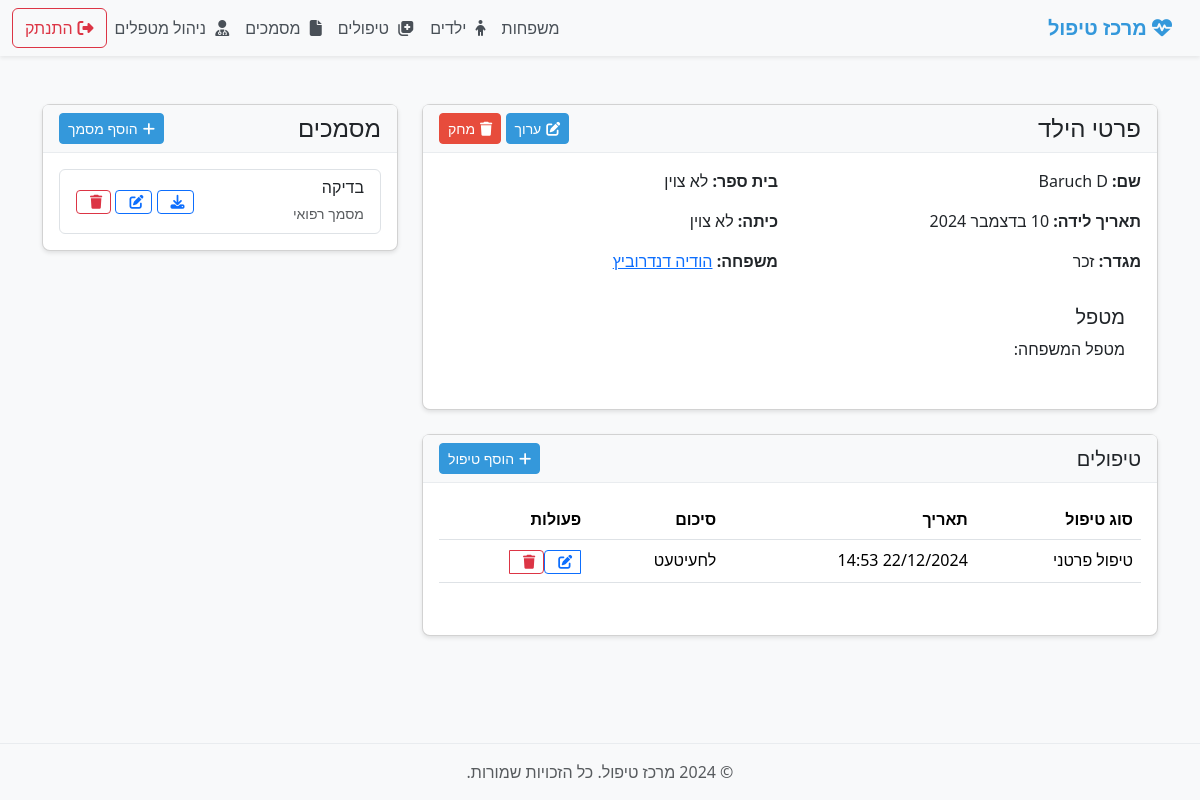
The app's page /child/1/ (signed in), older data.
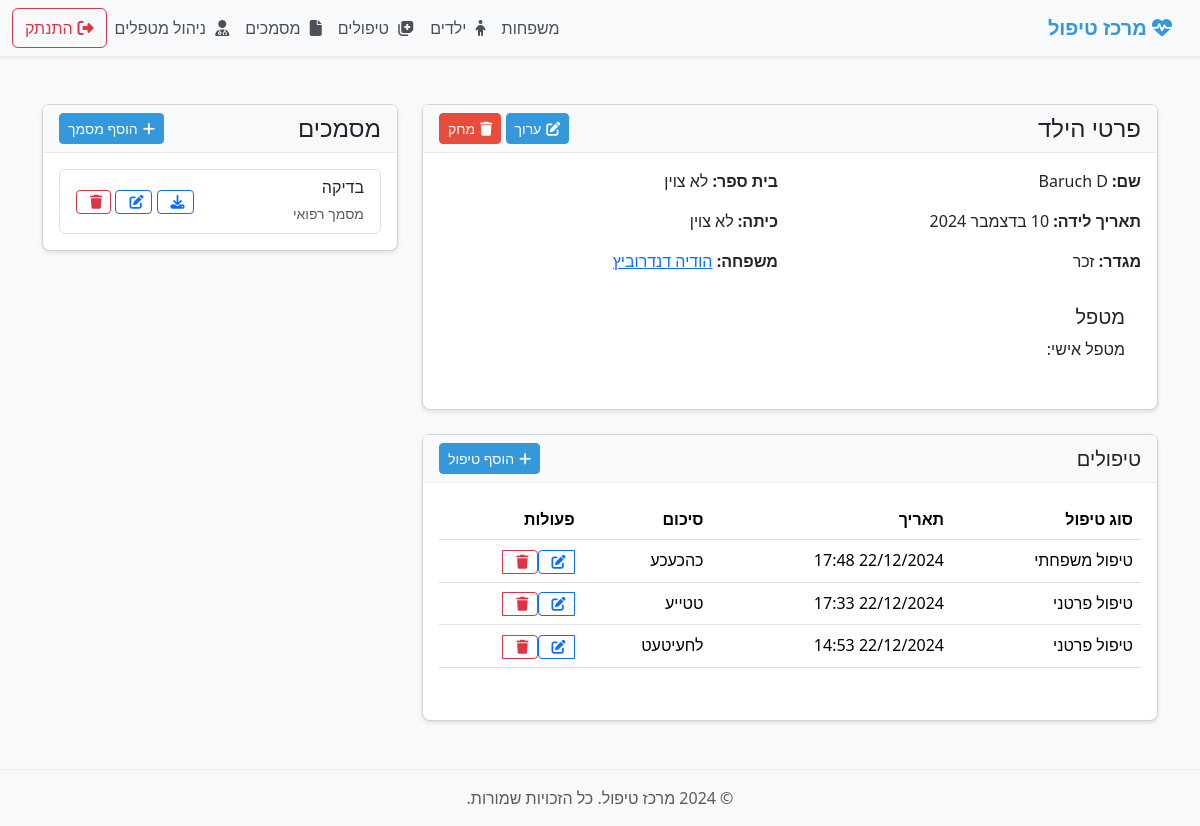
The same page, newer data.
### treatment_app/models.py (models this page shows, shortened)
class Treatment(models.Model):
    TREATMENT_TYPE_CHOICES = [
        ('individual', _('טיפול פרטני')),
        ('family', _('טיפול משפחתי')),
        ('parent', _('הדרכת הורים')),
    ]
    type = models.CharField(max_length=20, choices=TREATMENT_TYPE_CHOICES, verbose_name=_('סוג טיפול'), default='individual')
    family = models.ForeignKey(Family, on_delete=models.CASCADE, related_name='family_treatments', null=True, blank=True)
    child = models.ForeignKey(Child, on_delete=models.CASCADE, related_name='treatments', null=True, blank=True)
    date = models.DateTimeField(verbose_name=_('תאריך'))
    therapist = models.ForeignKey(
        User,
        on_delete=models.SET_NULL,
        null=True,
        verbose_name=_('מטפל'),
        related_name='treatments'
    )
    summary = models.TextField(verbose_name=_('סיכום'))
    next_steps = models.TextField(verbose_name=_('צעדים הבאים'), blank=True, null=True)
    created_at = models.DateTimeField(auto_now_add=True)
    updated_at = models.DateTimeField(auto_now=True)
    class Meta:
        verbose_name = _('טיפול')
        verbose_name_plural = _('טיפולים')
        ordering = ['-date']

class Document(models.Model):
    DOCUMENT_TYPES = [
        ('medical', _('מסמך רפואי')),
        ('educational', _('מסמך חינוכי')),
        ('psychological', _('מסמך פסיכולוגי')),
        ('financial', _('מסמך פיננסי')),
        ('other', _('אחר')),
    ]
    family = models.ForeignKey(Family, on_delete=models.CASCADE, related_name='documents', null=True, blank=True)
    child = models.ForeignKey(Child, on_delete=models.CASCADE, related_name='documents', null=True, blank=True)
    name = models.CharField(max_length=255, verbose_name=_('שם המסמך'))
    document_type = models.CharField(max_length=20, choices=DOCUMENT_TYPES, verbose_name=_('סוג המסמך'))
    file = models.FileField(upload_to='documents/', verbose_name=_('קובץ'))
    notes = models.TextField(blank=True, null=True, verbose_name=_('הערות'))
    created_at = models.DateTimeField(auto_now_add=True, verbose_name=_('נוצר בתאריך'))
    updated_at = models.DateTimeField(auto_now=True, verbose_name=_('עודכן בתאריך'))
    class Meta:
        verbose_name = _('מסמך')
        verbose_name_plural = _('מסמכים')
        ordering = ['-created_at']

### treatment_app/views.py (the view, shortened to what this page needs)
# urls.py: path('child/<int:pk>/', views.ChildDetailView.as_view(), name='child-detail'),
class ChildDetailView(LoginRequiredMixin, DetailView):
    model = Child
    template_name = 'treatment_app/child_detail.html'
    context_object_name = 'child'
    def get_context_data(self, **kwargs):
        context = super().get_context_data(**kwargs)
        child = self.object
        if child.therapist:
            context['therapist'] = child.therapist
        elif child.family and child.family.therapist:
            context['therapist'] = child.family.therapist
        else:
            context['therapist'] = None
        user = self.request.user
        context['treatments'] = self.object.treatments.all()
        context['documents'] = self.object.documents.all()
        return context

### treatment_app/templates/treatment_app/child_detail.html (shortened to what the changed rows need)
{% extends "treatment_app/base.html" %}
{% block content %}
<div class="container mt-4">
    <div class="row">
        <div class="col-md-8">
            <div class="card mb-4">
                <div class="card-body">
                    <div class="card-body">
                        <div class="row">
                            {% if therapist %}
                                <div class="col-md-6">
                                    <h5>מטפל</h5>
                                    <p>
                                        {% if child.therapist and child.therapist == therapist %}
                                            מטפל אישי: {{ therapist.full_name }}
                                        {% elif child.family and child.family.therapist == therapist %}
                                            מטפל המשפחה: {{ therapist.full_name }}
                                        {% else %}
                                            {{ therapist.full_name }}
                                        {% endif %}
                                    </p>
                                </div>
                            {% endif %}
                        </div>
                    </div>
                </div>
            </div>
            <div class="card mb-4">
                <div class="card-body">
                    {% if child.treatments.all %}
                        <div class="table-responsive">
                            <table class="table table-hover">
                                <thead>
                                    <tr>
                                        <th>סוג טיפול</th>
                                        <th>תאריך</th>
                                        <th>סיכום</th>
                                        <th>פעולות</th>
                                    </tr>
                                </thead>
                                <tbody>
                                    {% for treatment in child.treatments.all %}
                                        <tr>
                                            <td>{{ treatment.get_type_display }}</td>
                                            <td>{{ treatment.date|date:"d/m/Y H:i" }}</td>
                                            <td>{{ treatment.summary|truncatewords:10 }}</td>
                                            <td>
                                                <div class="btn-group">
                                                    <a href="{% url 'treatment_app:treatment-update' treatment.pk %}" class="btn btn-sm btn-outline-primary">
                                                        <i class="fas fa-edit"></i>
                                                    </a>
                                                    <a href="{% url 'treatment_app:treatment-delete' treatment.pk %}" class="btn btn-sm btn-outline-danger">
                                                        <i class="fas fa-trash"></i>
                                                    </a>
                                                </div>
                                            </td>
                                        </tr>
                                    {% endfor %}
                                </tbody>
                            </table>
                        </div>
                    {% else %}
                        <p class="text-muted">אין טיפולים להצגה</p>
                    {% endif %}
                </div>
            </div>
        </div>
        <div class="col-md-4">
            <div class="card mb-4">
                <div class="card-body">
                    {% if documents %}
                    <div class="list-group">
                        {% for document in documents %}
                        <div class="list-group-item">
                            <div class="d-flex justify-content-between align-items-center">
                                <div>
                                    <h6 class="mb-1">{{ document.name }}</h6>
                                    <small class="text-muted">{{ document.get_document_type_display }}</small>
                                </div>
                                <div>
                                    <a href="{{ document.file.url }}" class="btn btn-sm btn-outline-primary" target="_blank">
                                        <i class="fas fa-download"></i>
                                    </a>
                                    <a href="{% url 'treatment_app:document-update' document.pk %}" class="btn btn-sm btn-outline-primary">
                                        <i class="fas fa-edit"></i>
                                    </a>
                                    <a href="{% url 'treatment_app:document-delete' document.pk %}" class="btn btn-sm btn-outline-danger">
                                        <i class="fas fa-trash"></i>
                                    </a>
                                </div>
                            </div>
                        </div>
                        {% endfor %}
                    </div>
                    {% else %}
                    <p class="text-muted">אין מסמכים להצגה</p>
                    {% endif %}
                </div>
            </div>
        </div>
    </div>
</div>
{% endblock %}

Row changes from the older to the newer data that the page shows:
added Treatment: type "טיפול משפחתי", date "22/12/2024 17:48", summary "כהכעכע"
added Treatment: type "טיפול פרטני", date "22/12/2024 17:33", summary "טטייע"
Text that changed along with them:
text no longer shown: "מטפל המשפחה:"
text now shown: "מטפל אישי:"
